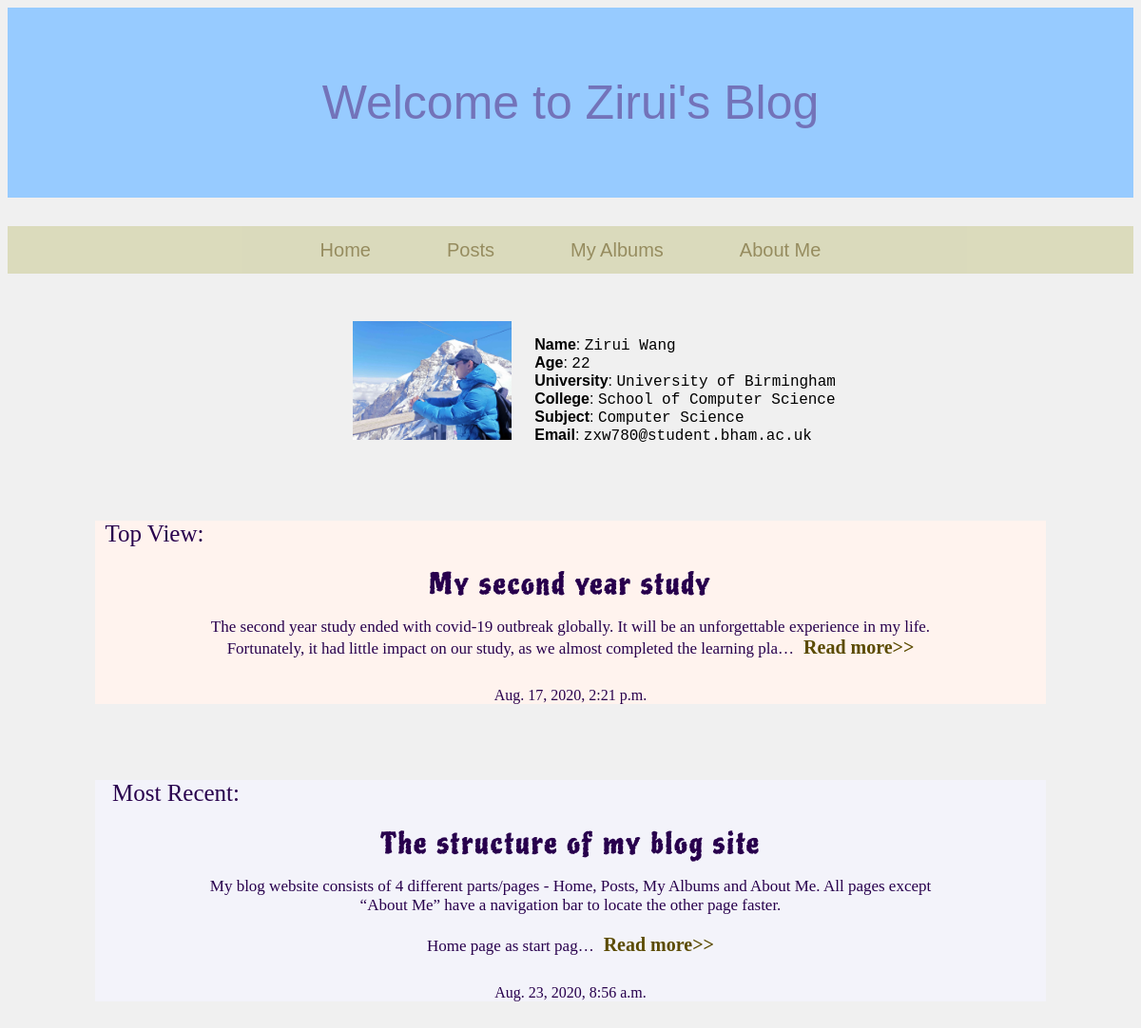
Before: / with the older database file.
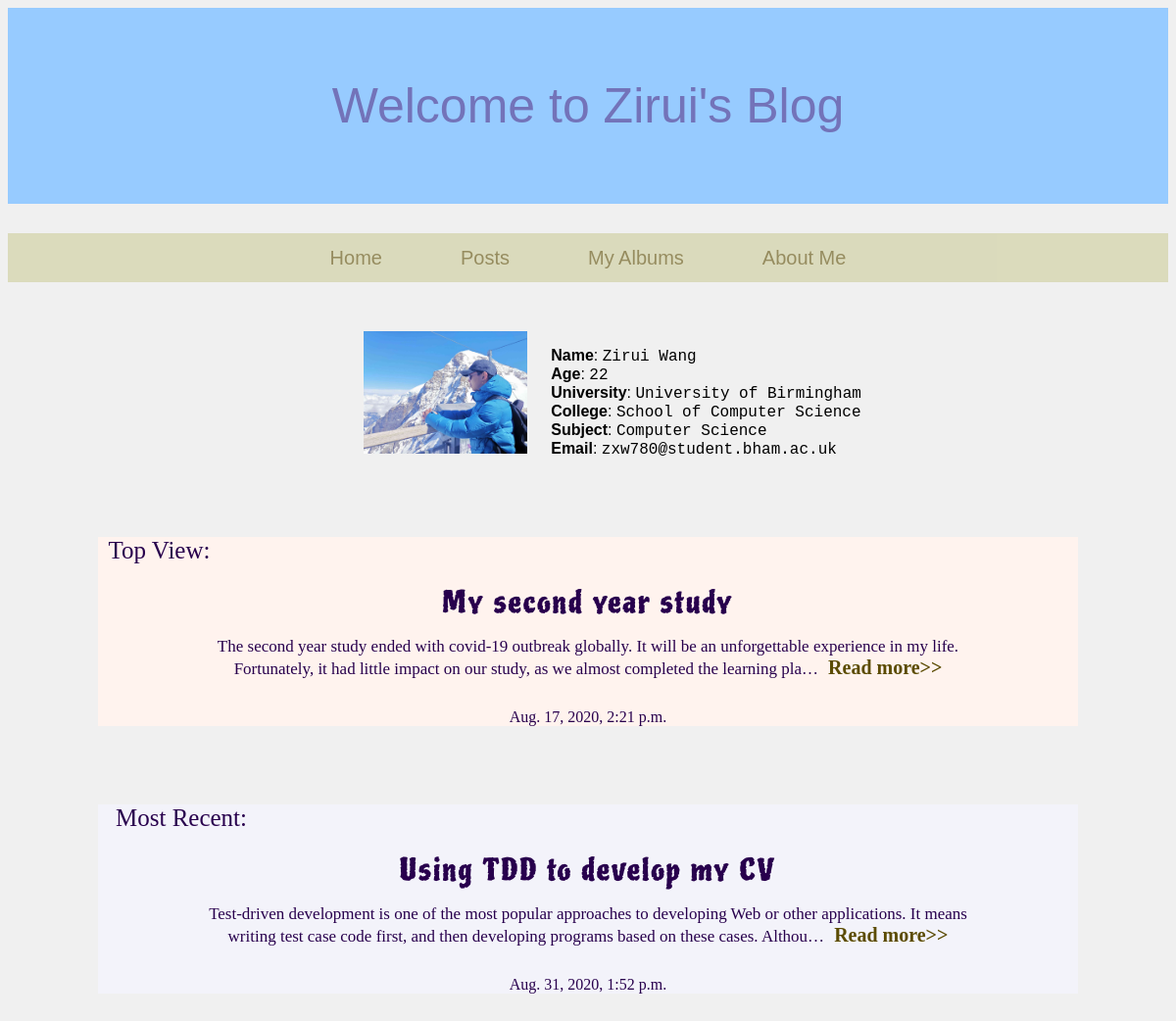
After: the same page with the newer database file.
### blog/models.py (models this page shows, shortened)
class Post(models.Model):
    author = models.ForeignKey(settings.AUTH_USER_MODEL, on_delete=models.CASCADE)
    title = models.CharField(max_length=200)
    text = models.TextField()
    created_date = models.DateTimeField(default=timezone.now)
    published_date = models.DateTimeField(blank=True, null=True)
    total_views = models.PositiveIntegerField(default=0);

### blog/views.py (the view)
# urls.py: path('', views.index, name='index'),
def index(request):
    top_post = Post.objects.order_by('-total_views').first()
    most_recent = Post.objects.order_by('-published_date').first()
    return render(request, 'blog/index.html', {'top_post':top_post, 'most_recent':most_recent})

### blog/templates/blog/index.html (shortened to what this page needs)
{% extends 'blog/myBase.html' %}
{% load static %}
{% block title %}
	<div class="title">Welcome to Zirui's Blog</div>
{% endblock %}
{% block content %}
	<div class="me">
		<div class="photo"><img src="{% static 'images/indexPhoto.JPG' %}" width="80" height="102"/></div>
		<div class="personal">
		<div class="name1"><span class="infoTitle">Name</span>: <span class="infoBody">Zirui Wang</span></div>
		<div class="age1"><span class="infoTitle">Age</span>: <span class="infoBody">22</span></div>
		<div class="university1"><span class="infoTitle">University</span>: <span class="infoBody">University of Birmingham</span></div>
		<div class="college1"><span class="infoTitle">College</span>: <span class="infoBody">School of Computer Science</span></div>
		<div class="subject1"><span class="infoTitle">Subject</span>: <span class="infoBody">Computer Science</span></div>
		<div class="email1"><span class="infoTitle">Email</span>: <span class="infoBody">zxw780@student.bham.ac.uk</span></div>
		</div>
	</div>
	<div class="topPost" align='center'>
		<div class="topView">Top View:</div>
		<div class="topPostTitle">{{top_post.title}}</div>
		<div class="topPostContent">{{top_post.text|safe|truncatechars:200|linebreaksbr}}<a href="{% url 'post_detail' pk=top_post.pk %}"><span class="topPostMore">Read more>></span></a></div>
		<div class="topPostDate">{{top_post.published_date}}</div>
	</div>
	<div class="mostRecent" align='center'>
		<div class="mostRecentText">Most Recent:</div>
		<div class="mostRecentTitle">{{most_recent.title}}</div>
		<div class="mostRecentContent">{{most_recent.text|safe|truncatechars:200|linebreaksbr}}<a href="{% url 'post_detail' pk=most_recent.pk %}"><span class="topPostMore">Read more>></span></a></div>
		<div class="mostRecentDate">{{most_recent.published_date}}</div>
	</div>
{% endblock %}

Changed rows visible on the page:
no longer on this page (row edited): Post: title "The structure of my blog site", text "My blog website consists of 4 different parts/pages - Home, Posts, My Albums and About Me. All pages except “About Me” have a navigation bar to locate the other page faster. Home page as start pag…", published_date "Aug. 23, 2020, 8:56 a.m."
added Post: title "Using TDD to develop my CV", text "Test-driven development is one of the most popular approaches to developing Web or other applications. It means writing test case code first, and then developing programs based on these cases. Althou…", published_date "Aug. 31, 2020, 1:52 p.m."
